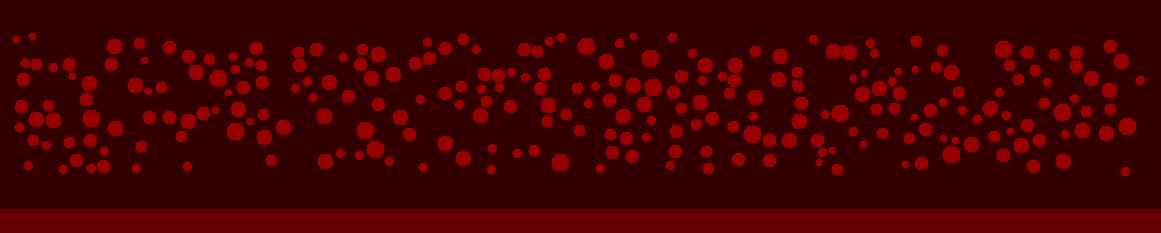
%> input picture field/vault-sy/image2mat/nature-synth/images/epsi.png, 1161 x 233 px
$ octave image2gerjoii.m   (GNU Octave 9; MATLAB toolbox functions it lacks are replaced by stand-ins)
%> lines starting %> are read from the running program, lines starting %| are printed output that depends on the picture
### src/shared/graphics/fancy_colormap.m
function [clmap,c_axis,amp] = fancy_colormap(a)
% diego domenzain
% spring 2018 @ TUDelft
% ------------------------------------------------------------------------------
% a is a matrix to be plotted using imagesc
%

% for plotting
sc=0.3;

% % john's version
% clo=[0 0 1];cmid=[.99 .99 .99];chi=[.5 .12 0];

% green
% [0.1411    0.4782    0.1807]
% yellow
% [0.8275    0.7922    0.0745]
% [1.0000    0.9765    0.6667]
% purple
% [0.3533    0.1491    0.5602]
% [0.9020    0.8196    1.0000]
% red
% [0.7399 0.1019 0.1019]
% blue
% [0.0745    0.3882    0.8275]
% shit
% [0.3098    0.2353    0.0118]
% pistache
% [0.7098    1.0000    0.7373]
% gris
% [0.4863    0.4863    0.4784]
% gris oscuro
% [ 0.2000    0.2000    0.1961]
% azul-verde fosforescente
% [0    0.7961    1]
% mas fosforescente
% [0.4000    1.0000    0.9294]
% [0.8667    0.9922    1]
% naranja
% [0.8078    0.4275    0.0941]
% super rojo
% [0.8078    0.0941    0.0941]
% fosforescente light
% [0.6431    0.9765    0.9882]
% azul claro
% [0.8902    0.9608    0.9882]

% % purple-blue-red
% % lowest color
% clo=[0.3533    0.1491    0.5602];
% % middle color
% cmid=[0.8000    0.9922    1.0000];
% % highest color
% chi=[0.8078    0.0941    0.0941];

% % orange-white-green
% % lowest color
% clo=[0.1411    0.4782    0.1807];
% % middle color
% cmid=[0.99 0.99 0.99];
% % highest color
% chi=[0.8078    0.4275    0.0941];

% purple-white-red
% lowest color
clo=[0.3533    0.1491    0.5602];
% middle color
cmid=[0.99 0.99 0.99];
% highest color
chi=[0.8078    0.0941    0.0941];

% % purple--white
% % lowest color
% clo=[0.3533    0.1491    0.5602];
% % middle color
% cmid=[0.1411    0.4782    0.1807];
% % highest color
% chi=[0.99 0.99 0.99];

% % yellow-white-blue
% % lowest color
% clo=[0.8275    0.7922    0.0745];
% % middle color
% cmid=[0.99 0.99 0.99];
% % highest color
% chi=[0.1176    0.2980    0.5882];

% % green-red-blue
% % lowest color
% clo=[0.8275    0.7922    0.0745];
% % middle color
% cmid=[0.8078    0.0941    0.0941];
% % highest color
% chi=[0.0745    0.3882    0.8275];

% % green-white-blue
% % lowest color
% clo=[0.1411    0.4782    0.1807];
% % middle color
% cmid=[0.99 0.99 0.99];
% % highest color
% chi=[0.0745    0.3882    0.8275];

% % purple-white-orange
% % lowest color
% clo=[0.3533    0.1491    0.5602];
% % middle color
% cmid=[0.99 0.99 0.99];
% % highest color
% chi=[0.8078    0.4275    0.0941];

% % purple-white-green
% % lowest color
% clo=[0.3533    0.1491    0.5602];
% % middle color
% cmid=[0.99 0.99 0.99];
% % highest color
% chi=[0.1411    0.4782    0.1807];

% % black-blue-red
% % lowest color
% clo=[0 0 0];
% % middle color
% cmid=[0.8667    0.9922    1];
% % highest color
% chi=[0.8078    0.0941    0.0941];

% % black-purple-red
% % lowest color
% clo=[0 0 0];
% % middle color
% cmid=[0.3533    0.1491    0.5602];
% % highest color
% chi=[0.8078    0.0941    0.0941];

% % black-white-blue
% % lowest color
% clo=[0 0 0];
% % middle color
% cmid=[0.99 0.99 0.99];
% % highest color
% chi=[0.0745    0.3882    0.8275];

% % black-white-red
% % lowest color
% clo=[0 0 0];
% % middle color
% cmid=[0.99 0.99 0.99];
% % highest color
% chi=[0.8078    0.0941    0.0941];

clmap=mkclrmap(clo,cmid,chi);

amp = max(a(:));
c_axis = [-sc*amp sc*amp];
end

### src/shared/graphics/fancy_imagesc.m
function fancy_imagesc(a,x,z,sc)
% diego domenzain
% spring 2018 @ TUDelft
% ------------------------------------------------------------------------------
[clmap,~,~] = fancy_colormap(a);
switch nargin
  case 4
    amp=max(a(:));
    imagesc(x,z,a,[-sc*amp sc*amp])
  case 3
    imagesc(x,z,a)
  case 1
    imagesc(a)
end
colormap(clmap)
c = colorbar('southoutside');
c.TickLength = 0;
% [16 lines of commented-out code are left out]
axis image
end

### src/shared/graphics/rainbow2.m
function rgb=rainbow2(n)
% diego domenzain
% spring 2019 @ BSU
% ------------------------------------------------------------------------------
% to get even better colormaps, concatenate them!
% the factor n will move the white towards the bottom if n>1.
% cmap=rainbow2(8);colormap(cmap)
rgb=rainbow(0,[0.8275    0.7922    0.0745; 0.230, 0.299, 0.754; 0.865,0.865,0.865],64);
% rgb_=rainbow(0,[1 1 1; 0.8078,0.4275,0.0941; 0.8078,0.0941,0.0941],fix(64*n));
rgb_=rainbow(0,[0.865,0.865,0.865; 0.8078, 0.0941,0.0941; 0,0,0],fix(64*n));
rgb=[rgb;rgb_];
end

### src/shared/graphics/mkclrmap.m
function [nc]=mkclrmap(lowc,midc,hic,middle)

%
% make fancy colormap
%
% John Bradford gave me this,
% but he kept complaining about the
% color scale in my figures so
% I had to change his code.
%
% example:
%
% lowc = [0 0 1];
% midc = [.99 .99 .99];
% hic = [.5 .12 0];
% cmap = mkclrmap(lowc,midc,hic);
% colormap(cmap)
% --
% number of colors is 256.
nc = zeros(3,256);
% let's move where the 'middle' color is in the color-scale
if nargin<4
  middle=0.5;
end
i_mid = fix(middle*256); % 12
i_mid_ = 256-(i_mid+1); % 243
% R
nc(1,1:(i_mid+1)) = [lowc(1):(midc(1)-lowc(1))/i_mid:midc(1)];
nc(1,(i_mid+1):256) = [midc(1):(hic(1)-midc(1))/i_mid_:hic(1)];
% G
nc(2,1:(i_mid+1)) = [lowc(2):(midc(2)-lowc(2))/i_mid:midc(2)];
nc(2,(i_mid+1):256) = [midc(2):(hic(2)-midc(2))/i_mid_:hic(2)];
% B
nc(3,1:(i_mid+1)) = [lowc(3):(midc(3)-lowc(3))/i_mid:midc(3)];
nc(3,(i_mid+1):256) = [midc(3):(hic(3)-midc(3))/i_mid_:hic(3)];
% john codes things weirdly:
nc = nc.';

end

### field/vault-sy/image2mat/image2gerjoii.m
clear
close all
clc
% ------------------------------------------------------------------------------
% puts rgb image of material properties in gerjoii format
% for wave and dc propagation.
%
% there is a manual step of choosing which rgb values are
% mapped to which material properties physical values.
% ------------------------------------------------------------------------------
% images path
image_path = 'nature-synth/images/';
mat_path = 'nature-synth/mat-file/';
% image extention
image_exte = '.png'; % '.jpeg'; % '.png';
% ------------------------------------------------------------------------------
% images name
eps_name = 'epsi';
sig_name = 'sigm';
% ------------------------------------------------------------------------------
% load images
eps_path = strcat(image_path, eps_name, image_exte );
sig_path = strcat(image_path, sig_name, image_exte );
% read
epsi = imread(eps_path);
%> epsi is the input picture: size 233x1161x3 uint8; mean R, G, B 67.2, 0, 0
sigm = imread(sig_path);
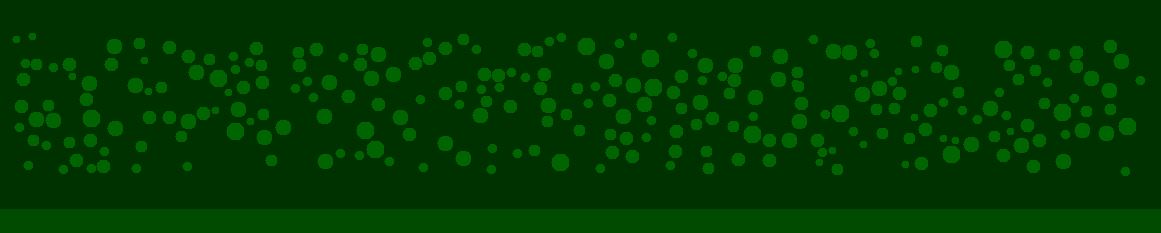
%> input picture field/vault-sy/image2mat/nature-synth/images/sigm.png, 1161 x 233 px
%> sigm is the input picture: size 233x1161x3 uint8; mean R, G, B 0, 58.6, 0
% uint8 to double
epsi = im2double(epsi)*255;
%> epsi: size 233x1161x3 double
sigm = im2double(sigm)*255;
%> sigm: size 233x1161x3 double
% squeeze to respective rgb channels
epsi = squeeze(epsi(:,:,1));
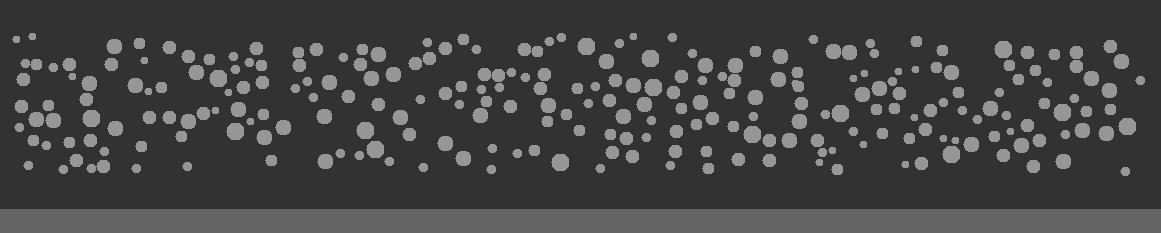
%> epsi: size 233x1161 double; min 50, max 150, mean 67.2
sigm = squeeze(sigm(:,:,2));
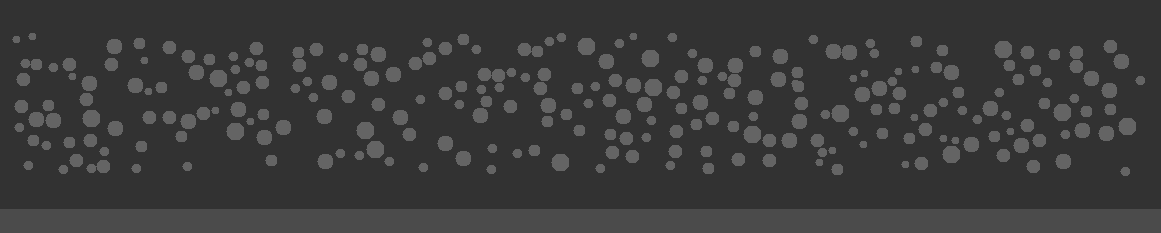
%> sigm: size 233x1161 double; min 50, max 100, mean 58.6
% ------------------------------------------------------------------------------
% MANUAL STEP 1
%
% check rgb values in bottom plot that are to be mapped to physical values.
% ------------------------------------------------------------------------------
figure;
subplot(3,3,[1,2,3,4,5,6])
fancy_imagesc(epsi)
%> in fancy_colormap, `amp = max(a(:));`: amp = 150
%> in fancy_colormap, `c_axis = [-sc*amp sc*amp];`: c_axis = [-45 45]
%> in fancy_imagesc, `[clmap,~,~] = fancy_colormap(a);`: clmap = 256 rows, first 12: [0.353 0.149 0.56; 0.358 0.156 0.564; 0.363 0.162 0.567; 0.368 0.169 0.57; 0.373 0.175 0.574; 0.378 0.182 0.577; 0.383 0.189 0.58; 0.388 0.195 0.584; 0.393 0.202 0.587; 0.398 0.208 0.59; 0.403 0.215 0.594; 0.408 0.221 0.597]
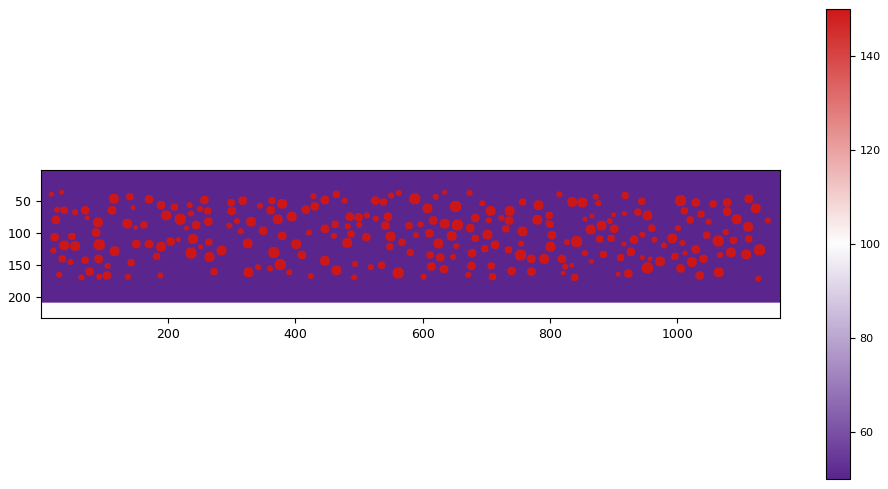
%> figure redrawn from the program's plot data
colormap(rainbow2(1))
%> the run ends on the next line
